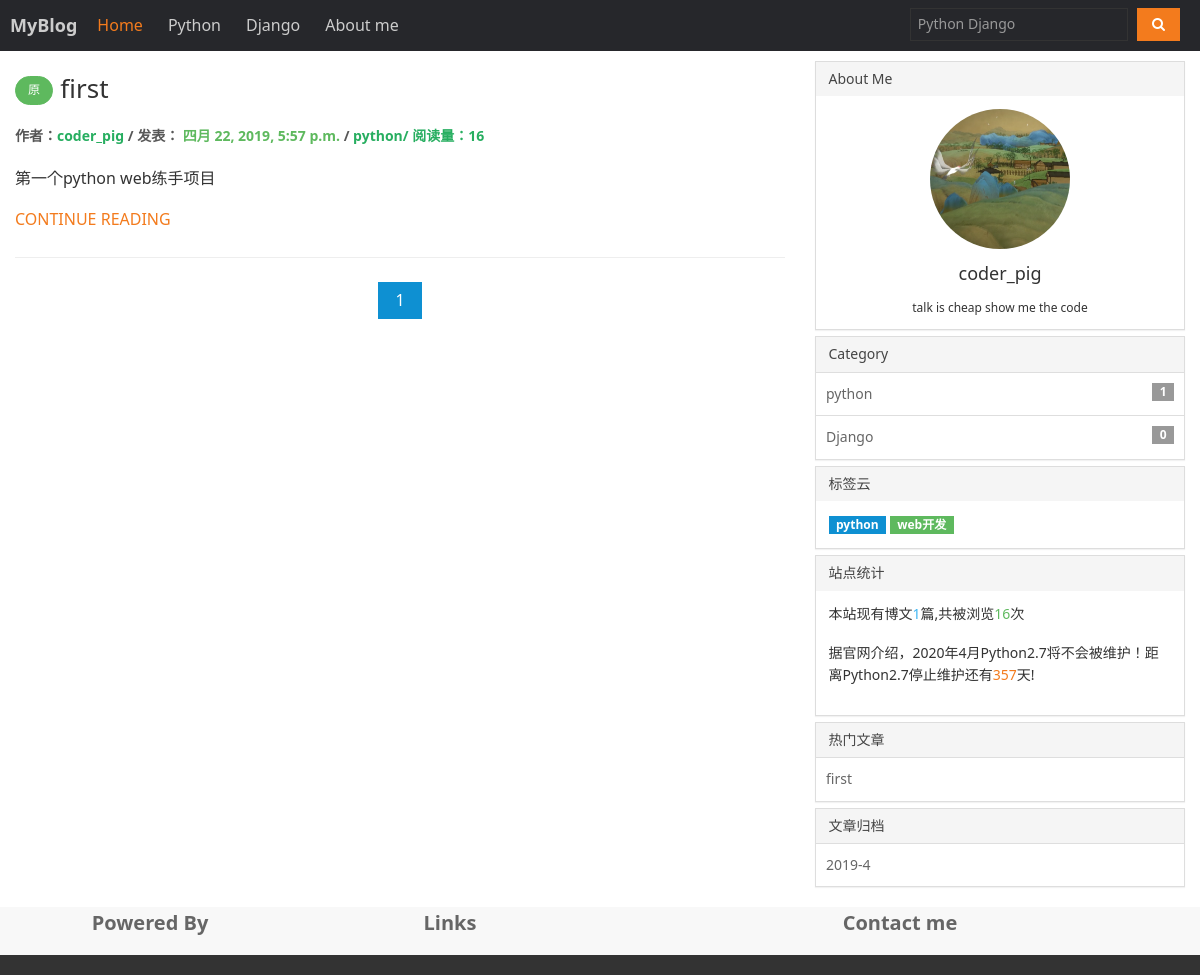
The page / on the database its author committed.
### blog/models.py (models this page shows, shortened)
class Article(models.Model):
    article_title = models.CharField(max_length=50, verbose_name=u'日志标题', default='')
    article_synopsis = models.TextField(verbose_name=u'日志简介', default='')
    article_image = models.ImageField(upload_to="image/article/%Y/%m", default="image/article/default.png", max_length=100, verbose_name=u"文章配图")
    article_user = models.ForeignKey(UserProfile, verbose_name=u'文章作者', null=True, blank=True)
    article_category = models.ForeignKey(Category, verbose_name=u'所属分类', null=True, blank=True)
    article_tag = models.CharField(max_length=50, verbose_name=u'日志标签', default='')
    article_content = models.TextField(verbose_name=u'博客正文', default='')
    article_type = models.CharField(max_length=10, choices=(("0",u"草稿"),("1","软删除"),("2","正常")), default="0", verbose_name=u"文章类别")
    article_original = models.CharField(max_length=10, choices=(("1", "原创"), ("0", "转载")), default="1", verbose_name=u"是否原创")
    article_click = models.PositiveIntegerField(verbose_name=u'文章点击量', default=0)
    article_up = models.CharField(max_length=10, choices=(("1",u"置顶"),("0","取消置顶")), default="0", verbose_name=u"文章置顶")
    article_support= models.CharField(max_length=10, choices=(("1",u"推荐"),("0","取消推荐")), default="0", verbose_name=u"文章推荐")
    article_create_time= models.DateTimeField(verbose_name=u'创建时间',  auto_now_add=True)
    article_update_time= models.DateTimeField(verbose_name=u'更新时间',  auto_now=True)
    class Meta:
        verbose_name=u'文章表'
        verbose_name_plural = verbose_name

class UserProfile(AbstractUser):
    user_nick_name = models.CharField(max_length=24, verbose_name=u'用户昵称', default="")
    user_gender = models.CharField(max_length=10, choices=(("1","男"),("0","女")), default="1", verbose_name=u"性别选择")
    user_birday = models.DateField(verbose_name=u"用户生日", null=True, blank=True)
    user_mobile = models.CharField(max_length=11, null=True, blank=True,verbose_name=u'电话号码')
    user_address = models.CharField(max_length=200, verbose_name=u"用户地址", default='')
    user_detail = models.CharField(max_length=200, verbose_name=u"个人简介", default='')
    user_image = models.ImageField(upload_to="image/user/%Y/%m", default="image/user/default.png", max_length=100, verbose_name=u"用户头像")
    class Meta:
        verbose_name=u'用户表'
        verbose_name_plural = verbose_name

class Category(models.Model):
    category_name = models.CharField(max_length=20, verbose_name=u'分类名称', default='')
    category_detail = models.CharField(max_length=100, verbose_name=u'分类介绍', default='')
    category_icon = models.CharField(max_length=100, verbose_name=u'分类图标', default='')
    category_sort_id = models.IntegerField(verbose_name=u'分类排序', default=1)
    class Meta:
        verbose_name = u'博客分类'
        verbose_name_plural = verbose_name
    def __str__(self):
        return self.category_name

### blog/views.py (the view)
# urls.py: url(r'^$', bloglist, name=''),
def bloglist(request):
    articles = Article.objects.filter(article_type='2').order_by('-article_create_time')
    c = request.GET.get('c', '')  # 分类
    page_number = int(request.GET.get('p', '1'))
    s = ''  # 搜索关键字
    t = ''  # TAG关键字
    d = request.GET.get('d', '')  # 默认文章归档
    if request.method == 'GET':
        form = Searchform(request.GET)
        if form.is_valid():
            s = request.GET.get('s')
    if request.method == 'GET':
        form = Tagform(request.GET)
        if form.is_valid():
            t = request.GET.get('t')
    if c:
        articles = articles.filter(article_category=c, article_type='2').order_by('-article_create_time')
    elif s:
        articles = articles.filter(Q(article_title__contains=s) | Q(article_content__contains=s),
                                   article_type='2').order_by('-article_create_time')
    elif t:
        articles = articles.filter(article_tag__contains=t, article_type='2').order_by(
            '-article_create_time')  # name__contains 模糊查找字段
    elif d:
        md = datetime.strptime(d, "%Y-%m")
        articles = articles.filter(article_create_time__year=md.year, article_create_time__month=md.month,
                                   article_type='2')
    paginator = Paginator(articles, 8)  # 第二个参数是每页显示的数量
    page = request.GET.get('p')  # 获取URL参数中的page number
    try:
        contacts = paginator.page(page)
    except PageNotAnInteger:  # 若不是整数则跳到第一页
        contacts = paginator.page(1)
    except EmptyPage:  # 若超过了则最后一页
        contacts = paginator.page(paginator.num_pages)
    pages = pagesHelp(page,paginator.num_pages,6)
    page_url = request.get_full_path()
    return render(request, 'blog/list.html', {'articles': articles,
                                              'contacts': contacts,
                                              'c': c,
                                              's': s,
                                              'd': d,
                                              't': t,
                                              'page_url': page_url,
                                              'page_number': page_number,
                                              'form': form,
                                              'pages':pages,})

### blog/forms.py
class Tagform(forms.Form):
    t = forms.CharField(max_length=20)

### blog/templatetags/mytags.py (called while the page is built)
@register.filter
def toMarkdown(str):
    return markdown(str)

@register.filter
def cat_count(cat_id):
    return Article.objects.filter(article_category=cat_id).count()

### blog/views.py (called while the page is built)
def pagesHelp(page,num_pages,maxpage):
    if page is None:#首页时page=None
        p=1
    else:
        p = int(page)
    offset = num_pages-p
    if num_pages > maxpage and offset <= maxpage and p>= maxpage:
        return [i + 1 for i in range(num_pages - maxpage, num_pages)]
    elif num_pages > maxpage and offset >= maxpage and p <= maxpage:
        return [i + 1 for i in range(maxpage)]
    elif num_pages <= maxpage:
        return [i + 1 for i in range(num_pages)]
    else:
        return [i + 1 for i in range(p - int(maxpage / 2), p + int(maxpage / 2))]

### templates/blog/list.html (shortened to what this page needs)
{% extends 'base.html' %}
{% load mytags %}
{% block article %}
{% for article in contacts %}
<article class="blog-main">
      <h3 class="am-article-title blog-title">
          {% if article.article_original == '1' %}
          <button type="button" class="am-btn am-btn-success am-round am-btn-xs" title="本文为{{ article.article_user.user_nick_name }}原创博文">原</button>
          {% endif %}
        <a href="/blog/{{ article.id }}">{{ article.article_title }}</a>
      </h3>
      <h4 class="am-article-meta blog-meta">作者：<a href="" class="am-text-warning">{{ article.article_user.user_nick_name }}</a>
         / 发表：<span class="am-text-success"> {{ article.article_create_time }} </span>
       / <a href="{% url '' %}?c={{ article.article_category.id}}" class="am-text-secondary">{{ article.article_category }}/ 阅读量：{{ article.article_click }}</a>
      </h4>
      <div class="blog-content">
       {% autoescape off %}
        {{ article.article_synopsis|toMarkdown }}
       {% endautoescape %}
      </div>
 </article>
<a href="/blog/{{ article.id }}" class="am-text-warning">CONTINUE READING</a>
<hr class="am-article-divider blog-hr">
{% endfor %}
<div class="am-pagination am-pagination-centered">
        {% for p in pages %}
           <li class="{% if p == page_number %}am-active{% endif %}"><a href="?p={{ p }}">{{ p }}</a></li>
        {% endfor %}
</div>
{% endblock %}

### templates/base.html (shortened to what this page needs)
<!DOCTYPE html>
<html>
  {% load staticfiles %}
  {% load mytags %}
<head lang="en">
    <link href="{% static 'amazeui/assets/css/amazeui.min.css' %}" rel="stylesheet">
    <link href="{% static 'appa.css' %}" rel="stylesheet">
</head>
<body>
<header class="am-topbar am-topbar-fixed-top">
  <div class="am-g am-g-fixed blog-g-fixed">
      <h1 class="am-topbar-brand am-center">
        <a href="{% url '' %}">MyBlog</a>
      </h1>
      <div class="am-collapse am-topbar-collapse" id="doc-topbar-collapse">
        <ul class="am-nav am-nav-pills am-topbar-nav">
            <li class="{% if page_url == '/' %}am-active{% endif %}"><a href="{% url '' %}">Home</a></li>
            <li class="{% if page_url == '/?c=1' %}am-active{% endif %}"><a href="{% url '' %}?c=1">Python</a></li>
            <li class="{% if page_url == '/?c=2' %}am-active{% endif %}"><a href="{% url '' %}?c=2">Django</a></li>
            <li class="{% if page_url == '/?c=6' %}am-active{% endif %}"><a href="{% url '' %}?c=6">About me</a></li>
        </ul>
        <form class="am-topbar-form am-topbar-left am-form-inline am-topbar-right" action="{% url '' %}">
          <div class="am-form-group">
            <input type="text" class="am-form-field am-input-sm bosiinput" placeholder="Python Django" name="s">
          </div>
          <button type="submit" class="am-btn am-btn-warning am-btn-sm">
            <i class="am-icon-search"></i>
            </button>
        </form>
      </div>
      </header>
<div class="am-g am-g-fixed blog-g-fixed">
  <div class="am-u-md-8">
    {% block article %}
  {% endblock article %}
  </div>
  <div class="am-u-md-4 blog-sidebar">
    <div class="am-panel-group">
      <section class="am-panel am-panel-default">
        <div class="am-panel-hd">About Me</div>
        <div class="am-panel-bd">
          <div class="avatar">
            <img class="am-circle am-center" src="{% url 'media' userinfo.user_image %}" width="140" height="140"/>
          </div>
          <div class="am-text-center am-text-lg nick-name">{{ userinfo.user_nick_name }}</div>
          <div class="am-text-center am-text-xs ">{{ userinfo.user_detail }}</div>
        </div>
      </section>
      <section class="am-panel am-panel-default blog-cat">
        <div class="am-panel-hd">Category</div>
        <ul class="am-list am-list-border">
          {% for c in categorys %}
          <li>
            <a class="am-link-muted" href="{% url '' %}?c={{ c.id }}">
            {{ c.category_name }}
           <span class="am-badge am-align-right">{{ c.id|cat_count  }}</span>
          </a>
          </li>
          {% endfor %}
        </ul>
      </section>
      <section class="am-panel am-panel-default">
        <div class="am-panel-hd">标签云</div>
        <div class="am-panel-bd">
          {% for tag in alltags %}
          <a href="{% url '' %}?t={{ tag }}" class="am-badge {{ tagcss | random }}">{{ tag }}</a>
          {% endfor %}
        </div>
      </section>
      <section class="am-panel am-panel-default">
        <div class="am-panel-hd">站点统计</div>
        <div class="am-panel-bd">
            <p>本站现有博文<span class="am-text-secondary">{{ ac_count }}</span>篇,共被浏览<span class="am-text-success">{{ ac_click }}</span>次</p>
            <p>据官网介绍，2020年4月Python2.7将不会被维护！距离Python2.7停止维护还有<span class="am-text-warning">{{ killpy2 }}</span>天!</p>
        </div>
      </section>
      <section class="am-panel am-panel-default blog-cat">
        <div class="am-panel-hd">热门文章</div>
        <ul class="am-list am-list-border">
          {% for hac in hot_articles %}
          <li>
            <a class="am-link-muted am-text-truncate" href="{% url '' %}blog/{{ hac.id }}">
            {{ hac.article_title }}
          </a>
          </li>
          {% endfor %}
        </ul>
      </section>
      <section class="am-panel am-panel-default blog-cat">
        <div class="am-panel-hd">文章归档</div>
        <ul class="am-list am-list-border am-list-striped">
          {% for date in dates %}
          <li>
            <a class="am-link-muted" href="{% url '' %}?d={{ date.year }}-{{ date.month }}">
            {{ date.year}}-{{ date.month }}
          </a>
          </li>
          {% endfor %}
        </ul>
      </section>
    </div>
  </div>
</div>
<div class="footer-top">
    <div class="am-g blog-g-fixed">
        <div class="am-u-md-3">
            <h2 class="site-fd am-text-center"><a href="#" target="_blank" class="am-link-muted">Powered By</a></h2>
          </div>
        <div class="am-u-md-3">
            <h2 class="site-fd am-text-center"><a href="#" target="_blank" class="am-link-muted">Links</a></h2>
        </div>
      <div class="am-u-md-6">
        <h2 class="site-fd am-text-center"><a href="#" target="_blank" class="am-link-muted">Contact me</a></h2>
      </div>
    </div>
</div>
<footer class="blog-footer am-g">
</footer>
</body>
</html>

### static/appa.css (style rules this page uses)
@media only screen and (min-width: 1200px) { .blog-g-fixed { max-width: 1200px; } }
@media only screen and (min-width: 641px) { .blog-sidebar { font-size: 1.4rem; } }
.blog-main { padding: 0; }
.blog-title { margin: 10px 0 20px 0; }
.blog-meta { font-size: 14px; margin: 10px 0 20px 0; color: #575757; }
.blog-meta a { color: #27ae60; }
.blog-footer { padding: 10px 0; text-align: center; background: #333; color: #ccc; }
.footer-top { background-color: #f8f8f8; }
.blog-title a { font-size: 26px; }
.am-topbar a { color: #ccc; }
.am-topbar { margin-bottom: 0px; background: #26272b; border-width: 0 0 1px; border-style: solid; border-color: #26272b; color: #fff; }
.bosiinput { background: #26272b; color: #666; border-color: #333; }
.am-topbar-nav>li>a:after { display:none; }
.am-topbar-nav>li.am-active>a, .am-topbar-nav>li.am-active>a:focus, .am-topbar-nav>li.am-active>a:hover { color: #F37B1D; background: none; }
.nick-name { padding: 10px 0px; }
.blog-cat { border: none; }
.blog-cat .am-panel-hd { border: 1px solid #ddd; border-bottom: none; }

### rows shown on the page
Article: article_title "first", article_user.user_nick_name "coder_pig", article_create_time "四月 22, 2019, 5:57 p.m.", article_category "python", article_click "16", article_synopsis|toMarkdown "第一个python web练手项目"
UserProfile: user_image (picture), user_nick_name "coder_pig", user_detail "talk is cheap show me the code"
Category: category_name "python", id|cat_count "1"
Category: category_name "Django", id|cat_count "0"

### other values the page prints
{{ p }} "1"
{{ tag }} "python" "web开发"
{{ ac_count }} "1"
{{ ac_click }} "16"
{{ date.year }} "2019"
{{ date.month }} "4"
